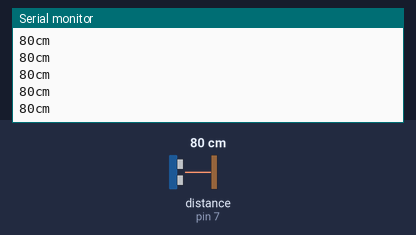
The sketch below on a simulated Arduino Uno, built with avr-gcc and run on an emulated ATmega328P. Parts: the last lines printed to the serial monitor. The test bench sets the inputs (shaded band); at power-on: distance to the obstacle (sensor on pin 7) 80 cm.

Above: at 1.2 s.
1.3 s: distance to the obstacle (sensor on pin 7) set to 2 cm
At 2.2 s:
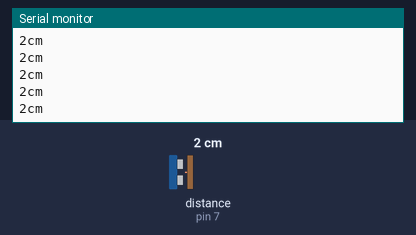
4.3 s: distance to the obstacle (sensor on pin 7) set to 4 cm
At 5.1 s:
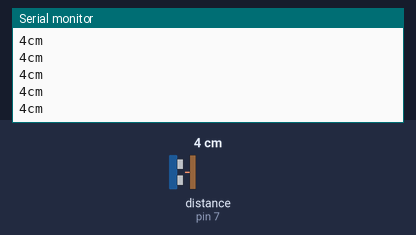
Timing chart, 0 to 7.3 s (numbered marks = the images above; inputs shaded):
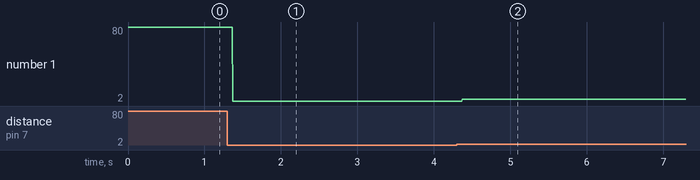

The sketch:

SensorUltrassonico.ino
```cpp
#include <Ultrasonic.h>
Ultrasonic ultrassom(8,7);

long distancia;

void setup() {
  Serial.begin(9600);

}

void loop() {
  distancia = ultrassom.Ranging(CM);

  Serial.print(distancia);
  Serial.println("cm");
}
```

Measured:
- after the input at 1.3 s, the serial monitor: prints a new line after 0.07 s (image 1)
- after the input at 4.3 s, the serial monitor: prints a new line after 0.07 s (image 2)
- plotted number 1: 80 → 2 after the input at 1.3 s, 2 → 4 after the input at 4.3 s
